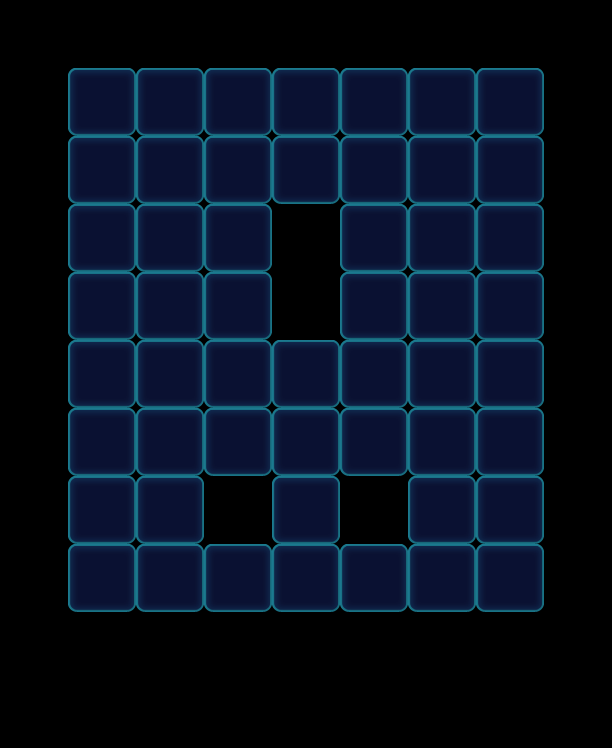

Below is a game level as drawn by its tile map, then a one-line description and the .tmx that defines it (tile-layer data replaced by summaries):
An orthogonal 9x11 tile map with 68x68 px tiles, 1 tile layer (Valid), 2 tilesets and 111 objects (53x Floor, 24x Monster, 24x Lock, 10x Factory_Normal).

<map version="1.0" orientation="orthogonal" width="9" height="11" tilewidth="68" tileheight="68">
 <tileset firstgid="1" name="game_grid1" tilewidth="68" tileheight="68">
  <image source="game_grid1.png" width="68" height="68" />
 </tileset>
 <tileset firstgid="2" name="map" tilewidth="68" tileheight="68">
  <image source="map.png" width="1024" height="1024" />
 </tileset>
 <layer name="Valid" width="9" height="11">
  <data>[99 cells, 52 non-empty, 1 distinct tile ids]</data>
 </layer>
 <objectgroup name="BottomObj" width="9" height="11">
  <object name="Jelly" type="Floor" gid="33" x="136" y="408">
   <properties>
    <property name="Layers" value="2" />
   </properties>
  </object>
  <object name="Jelly" type="Floor" gid="33" x="68" y="476">
   <properties>
    <property name="Layers" value="2" />
   </properties>
  </object>
  <object name="Jelly" type="Floor" gid="33" x="68" y="408">
   <properties>
    <property name="Layers" value="2" />
   </properties>
  </object>
  <object name="Jelly" type="Floor" gid="33" x="68" y="544">
   <properties>
    <property name="Layers" value="2" />
   </properties>
  </object>
  <object name="Jelly" type="Floor" gid="33" x="136" y="544">
   <properties>
    <property name="Layers" value="2" />
   </properties>
  </object>
  <object name="Jelly" type="Floor" gid="33" x="68" y="136">
   <properties>
    <property name="Layers" value="2" />
   </properties>
  </object>
  <object name="Jelly" type="Floor" gid="33" x="68" y="612">
   <properties>
    <property name="Layers" value="2" />
   </properties>
  </object>
  <object name="Jelly" type="Floor" gid="33" x="136" y="612">
   <properties>
    <property name="Layers" value="2" />
   </properties>
  </object>
  <object name="Jelly" type="Floor" gid="33" x="204" y="612">
   <properties>
    <property name="Layers" value="2" />
   </properties>
  </object>
  <object name="Jelly" type="Floor" gid="33" x="272" y="612">
   <properties>
    <property name="Layers" value="2" />
   </properties>
  </object>
  <object name="Jelly" type="Floor" gid="33" x="340" y="612">
   <properties>
    <property name="Layers" value="2" />
   </properties>
  </object>
  <object name="Jelly" type="Floor" gid="33" x="408" y="612">
   <properties>
    <property name="Layers" value="2" />
   </properties>
  </object>
  <object name="Jelly" type="Floor" gid="33" x="476" y="612">
   <properties>
    <property name="Layers" value="2" />
   </properties>
  </object>
  <object name="Jelly" type="Floor" gid="33" x="136" y="136">
   <properties>
    <property name="Layers" value="2" />
   </properties>
  </object>
  <object name="Jelly" type="Floor" gid="33" x="68" y="272">
   <properties>
    <property name="Layers" value="2" />
   </properties>
  </object>
  <object name="Jelly" type="Floor" gid="33" x="68" y="340">
   <properties>
    <property name="Layers" value="2" />
   </properties>
  </object>
  <object name="Jelly" type="Floor" gid="33" x="68" y="204">
   <properties>
    <property name="Layers" value="2" />
   </properties>
  </object>
  <object name="Jelly" type="Floor" gid="33" x="136" y="204">
   <properties>
    <property name="Layers" value="2" />
   </properties>
  </object>
  <object name="Jelly" type="Floor" gid="33" x="408" y="544">
   <properties>
    <property name="Layers" value="2" />
   </properties>
  </object>
  <object name="Jelly" type="Floor" gid="33" x="136" y="340">
   <properties>
    <property name="Layers" value="2" />
   </properties>
  </object>
  <object name="Jelly" type="Floor" gid="33" x="136" y="272">
   <properties>
    <property name="Layers" value="2" />
   </properties>
  </object>
  <object name="Jelly" type="Floor" gid="33" x="272" y="136">
   <properties>
    <property name="Layers" value="2" />
   </properties>
  </object>
  <object name="Jelly" type="Floor" gid="33" x="340" y="204">
   <properties>
    <property name="Layers" value="2" />
   </properties>
  </object>
  <object name="Jelly" type="Floor" gid="33" x="204" y="136">
   <properties>
    <property name="Layers" value="2" />
   </properties>
  </object>
  <object name="Jelly" type="Floor" gid="33" x="136" y="476">
   <properties>
    <property name="Layers" value="2" />
   </properties>
  </object>
  <object name="Jelly" type="Floor" gid="33" x="340" y="136">
   <properties>
    <property name="Layers" value="2" />
   </properties>
  </object>
  <object name="Jelly" type="Floor" gid="33" x="204" y="204">
   <properties>
    <property name="Layers" value="2" />
   </properties>
  </object>
  <object name="Jelly" type="Floor" gid="33" x="272" y="544">
   <properties>
    <property name="Layers" value="2" />
   </properties>
  </object>
  <object name="Jelly" type="Floor" gid="33" x="340" y="340">
   <properties>
    <property name="Layers" value="2" />
   </properties>
  </object>
  <object name="Jelly" type="Floor" gid="33" x="272" y="204">
   <properties>
    <property name="Layers" value="2" />
   </properties>
  </object>
  <object name="Jelly" type="Floor" gid="33" x="476" y="136">
   <properties>
    <property name="Layers" value="2" />
   </properties>
  </object>
  <object name="Jelly" type="Floor" gid="33" x="476" y="408">
   <properties>
    <property name="Layers" value="2" />
   </properties>
  </object>
  <object name="Jelly" type="Floor" gid="33" x="408" y="136">
   <properties>
    <property name="Layers" value="2" />
   </properties>
  </object>
  <object name="Jelly" type="Floor" gid="33" x="408" y="272">
   <properties>
    <property name="Layers" value="2" />
   </properties>
  </object>
  <object name="Jelly" type="Floor" gid="33" x="408" y="408">
   <properties>
    <property name="Layers" value="2" />
   </properties>
  </object>
  <object name="Jelly" type="Floor" gid="33" x="408" y="204">
   <properties>
    <property name="Layers" value="2" />
   </properties>
  </object>
  <object name="Jelly" type="Floor" gid="33" x="476" y="272">
   <properties>
    <property name="Layers" value="2" />
   </properties>
  </object>
  <object name="Jelly" type="Floor" gid="33" x="408" y="340">
   <properties>
    <property name="Layers" value="2" />
   </properties>
  </object>
  <object name="Jelly" type="Floor" gid="33" x="476" y="340">
   <properties>
    <property name="Layers" value="2" />
   </properties>
  </object>
  <object name="Jelly" type="Floor" gid="33" x="476" y="476">
   <properties>
    <property name="Layers" value="2" />
   </properties>
  </object>
  <object name="Jelly" type="Floor" gid="33" x="476" y="544">
   <properties>
    <property name="Layers" value="2" />
   </properties>
  </object>
  <object name="Jelly" type="Floor" gid="33" x="476" y="204">
   <properties>
    <property name="Layers" value="2" />
   </properties>
  </object>
  <object name="Jelly" type="Floor" gid="33" x="408" y="476">
   <properties>
    <property name="Layers" value="2" />
   </properties>
  </object>
  <object name="Jelly" type="Floor" gid="33" x="204" y="408">
   <properties>
    <property name="Layers" value="2" />
   </properties>
  </object>
  <object name="Jelly" type="Floor" gid="33" x="340" y="408">
   <properties>
    <property name="Layers" value="2" />
   </properties>
  </object>
  <object name="Jelly" type="Floor" gid="33" x="204" y="340">
   <properties>
    <property name="Layers" value="2" />
   </properties>
  </object>
  <object name="Jelly" type="Floor" gid="33" x="204" y="272">
   <properties>
    <property name="Layers" value="2" />
   </properties>
  </object>
  <object name="Jelly" type="Floor" gid="33" x="340" y="272">
   <properties>
    <property name="Layers" value="2" />
   </properties>
  </object>
  </objectgroup>
 <objectgroup name="MiddleObj" width="9" height="11">
  <!-- 24 objects omitted --></objectgroup>
 <objectgroup color="#000000" name="TopObj" width="9" height="11">
  <!-- 34 objects omitted --></objectgroup>
</map>
<!-- 63 of 111 objects omitted -->
